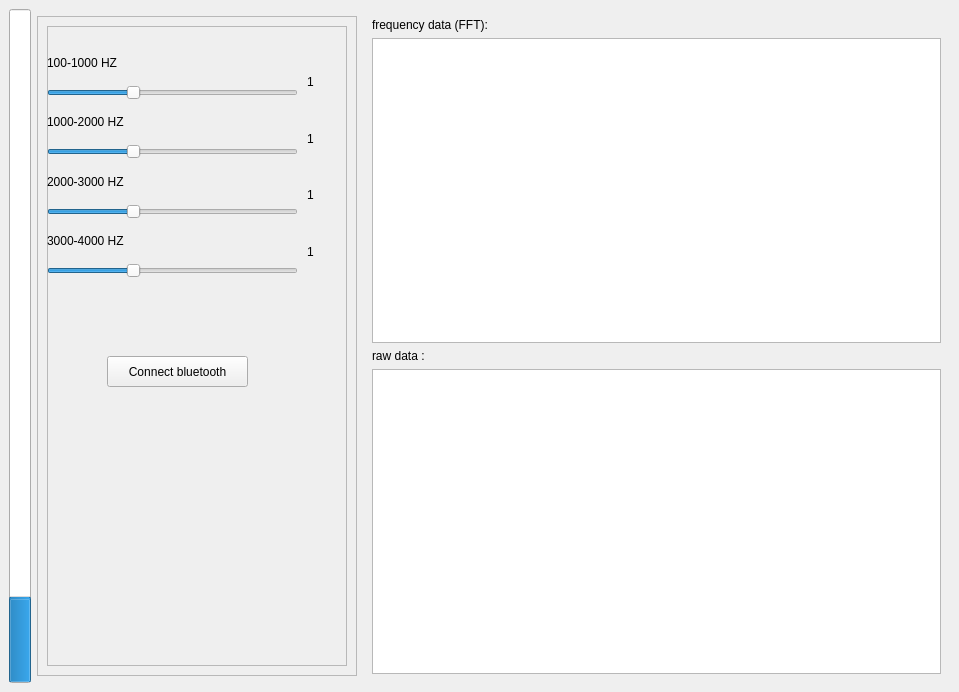
<?xml version="1.0" encoding="UTF-8"?>
<ui version="4.0">
 <class>MainWindow</class>
 <widget class="QMainWindow" name="MainWindow">
  <property name="geometry">
   <rect>
    <x>0</x>
    <y>0</y>
    <width>959</width>
    <height>692</height>
   </rect>
  </property>
  <property name="windowTitle">
   <string>Digital_Hearing aid</string>
  </property>
  <widget class="QWidget" name="centralwidget">
   <layout class="QHBoxLayout" name="horizontalLayout">
    <item>
     <widget class="QProgressBar" name="pbLevel">
      <property name="maximum">
       <number>1000</number>
      </property>
      <property name="value">
       <number>123</number>
      </property>
      <property name="textVisible">
       <bool>false</bool>
      </property>
      <property name="orientation">
       <enum>Qt::Vertical</enum>
      </property>
     </widget>
    </item>
    <item>
     <widget class="QFrame" name="frame_2">
      <property name="sizePolicy">
       <sizepolicy hsizetype="Fixed" vsizetype="Fixed">
        <horstretch>0</horstretch>
        <verstretch>0</verstretch>
       </sizepolicy>
      </property>
      <property name="minimumSize">
       <size>
        <width>320</width>
        <height>640</height>
       </size>
      </property>
      <property name="frameShape">
       <enum>QFrame::StyledPanel</enum>
      </property>
      <property name="frameShadow">
       <enum>QFrame::Raised</enum>
      </property>
      <layout class="QVBoxLayout" name="verticalLayout_3">
       <item>
        <widget class="QFrame" name="frame_3">
         <property name="minimumSize">
          <size>
           <width>200</width>
           <height>640</height>
          </size>
         </property>
         <property name="frameShape">
          <enum>QFrame::StyledPanel</enum>
         </property>
         <property name="frameShadow">
          <enum>QFrame::Raised</enum>
         </property>
         <widget class="QWidget" name="layoutWidget">
          <property name="geometry">
           <rect>
            <x>260</x>
            <y>30</y>
            <width>41</width>
            <height>221</height>
           </rect>
          </property>
          <layout class="QVBoxLayout" name="verticalLayout_5">
           <item>
            <widget class="QLabel" name="label_7">
             <property name="text">
              <string>1</string>
             </property>
            </widget>
           </item>
           <item>
            <widget class="QLabel" name="label_8">
             <property name="text">
              <string>1</string>
             </property>
            </widget>
           </item>
           <item>
            <widget class="QLabel" name="label_9">
             <property name="text">
              <string>1</string>
             </property>
            </widget>
           </item>
           <item>
            <widget class="QLabel" name="label_10">
             <property name="text">
              <string>1</string>
             </property>
            </widget>
           </item>
          </layout>
         </widget>
         <widget class="QWidget" name="layoutWidget">
          <property name="geometry">
           <rect>
            <x>0</x>
            <y>20</y>
            <width>251</width>
            <height>232</height>
           </rect>
          </property>
          <layout class="QVBoxLayout" name="verticalLayout_4">
           <item>
            <widget class="QLabel" name="label_3">
             <property name="text">
              <string>100-1000 HZ</string>
             </property>
            </widget>
           </item>
           <item>
            <widget class="QSlider" name="horizontalSlider">
             <property name="maximum">
              <number>300</number>
             </property>
             <property name="singleStep">
              <number>1</number>
             </property>
             <property name="value">
              <number>100</number>
             </property>
             <property name="sliderPosition">
              <number>100</number>
             </property>
             <property name="orientation">
              <enum>Qt::Horizontal</enum>
             </property>
            </widget>
           </item>
           <item>
            <widget class="QLabel" name="label_4">
             <property name="text">
              <string>1000-2000 HZ</string>
             </property>
            </widget>
           </item>
           <item>
            <widget class="QSlider" name="horizontalSlider_2">
             <property name="maximum">
              <number>300</number>
             </property>
             <property name="value">
              <number>100</number>
             </property>
             <property name="orientation">
              <enum>Qt::Horizontal</enum>
             </property>
            </widget>
           </item>
           <item>
            <widget class="QLabel" name="label_5">
             <property name="text">
              <string>2000-3000 HZ</string>
             </property>
            </widget>
           </item>
           <item>
            <widget class="QSlider" name="horizontalSlider_3">
             <property name="maximum">
              <number>300</number>
             </property>
             <property name="value">
              <number>100</number>
             </property>
             <property name="orientation">
              <enum>Qt::Horizontal</enum>
             </property>
            </widget>
           </item>
           <item>
            <widget class="QLabel" name="label_6">
             <property name="text">
              <string>3000-4000 HZ</string>
             </property>
            </widget>
           </item>
           <item>
            <widget class="QSlider" name="horizontalSlider_4">
             <property name="maximum">
              <number>300</number>
             </property>
             <property name="value">
              <number>100</number>
             </property>
             <property name="orientation">
              <enum>Qt::Horizontal</enum>
             </property>
            </widget>
           </item>
          </layout>
         </widget>
         <widget class="QPushButton" name="pushButton">
          <property name="geometry">
           <rect>
            <x>60</x>
            <y>330</y>
            <width>141</width>
            <height>31</height>
           </rect>
          </property>
          <property name="text">
           <string>Connect bluetooth</string>
          </property>
         </widget>
         <widget class="QLabel" name="label_11">
          <property name="geometry">
           <rect>
            <x>30</x>
            <y>420</y>
            <width>201</width>
            <height>61</height>
           </rect>
          </property>
          <property name="text">
           <string/>
          </property>
         </widget>
        </widget>
       </item>
      </layout>
     </widget>
    </item>
    <item>
     <widget class="QFrame" name="frame">
      <property name="frameShape">
       <enum>QFrame::NoFrame</enum>
      </property>
      <property name="frameShadow">
       <enum>QFrame::Plain</enum>
      </property>
      <layout class="QVBoxLayout" name="verticalLayout">
       <item>
        <widget class="QLabel" name="label">
         <property name="text">
          <string>frequency data (FFT):</string>
         </property>
        </widget>
       </item>
       <item>
        <widget class="PlotWidget" name="grFFT"/>
       </item>
       <item>
        <widget class="QLabel" name="label_2">
         <property name="text">
          <string>raw data :</string>
         </property>
        </widget>
       </item>
       <item>
        <widget class="PlotWidget" name="grPCM">
         <property name="minimumSize">
          <size>
           <width>200</width>
           <height>200</height>
          </size>
         </property>
        </widget>
       </item>
      </layout>
     </widget>
    </item>
   </layout>
  </widget>
 </widget>
 <customwidgets>
  <customwidget>
   <class>PlotWidget</class>
   <extends>QGraphicsView</extends>
   <header>pyqtgraph</header>
  </customwidget>
 </customwidgets>
 <resources/>
 <connections/>
</ui>
